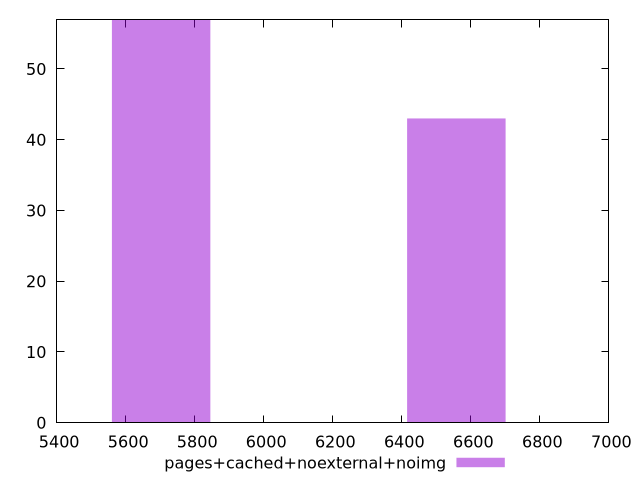

Source code (gnuplot):
$_pagesCachedNoexternalNoimg <<EOF
5702.713295172132 57
6558.120289447952 43
EOF
set key outside below
set terminal pngcairo
set output "report_00006_2020-11-02T20-21-41.718Z/largest-contentful-paint/pages+cached+noexternal+noimg//raw_hist.png"
set yrange [0:57]
set boxwidth 285.1356647586066
set style fill transparent solid 0.5 noborder
plot $_pagesCachedNoexternalNoimg title "pages+cached+noexternal+noimg" with boxes ,
